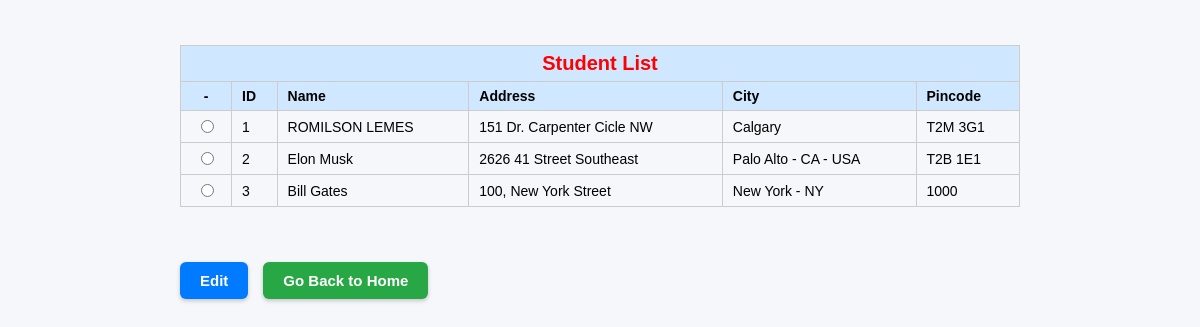
/list, run on an earlier commit of the app's database.
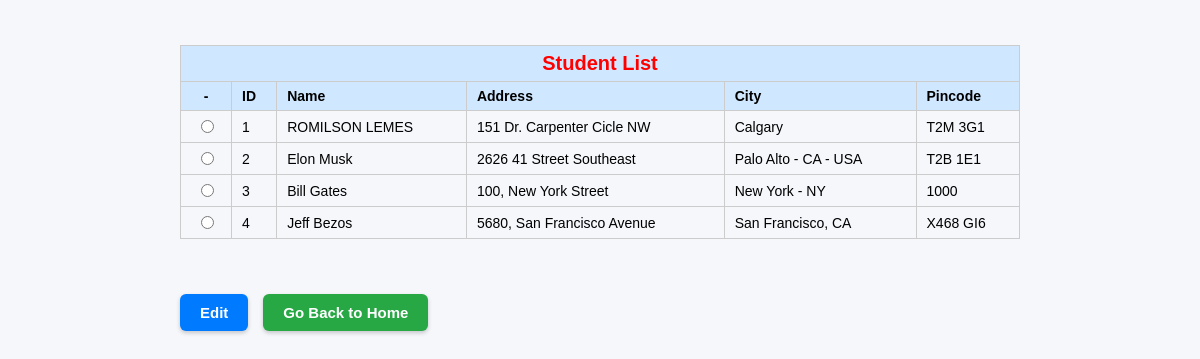
And on a later commit of the database.
### tables this page shows
CREATE TABLE students (
        id INTEGER PRIMARY KEY AUTOINCREMENT,
        name TEXT,
        address TEXT,
        city TEXT,
        pin TEXT);

### main.py (the view)
@app.route('/list')
def list_records():
    con = sql.connect("database/database.db")
    con.row_factory = sql.Row
    cur = con.cursor()
    cur.execute("SELECT * FROM students")
    rows = cur.fetchall()
    con.close()
    return render_template("list.html", rows=rows)

### templates/list.html (shortened to what this page needs)
<!DOCTYPE html>
<html>
<head>
    <link rel="stylesheet" href="{{ url_for('static', filename='styles.css') }}">
    <link rel="stylesheet" href="{{ url_for('static', filename='extraStyle.css') }}">
</head>
<body>
    <div class="button-container">
        <table class="student-table">
            <thead>
                <tr>
                    <th colspan="6" class="table-title">Student List</th>
                </tr>
                <tr>
                    <th class="select-col">-</th>
                    <th>ID</th>
                    <th>Name</th>
                    <th>Address</th>
                    <th>City</th>
                    <th>Pincode</th>
                </tr>
            </thead>
            {% for row in rows %}
            <tr>
                <td class="select-col">
                    <input type="radio" name="selected" value="{{ row['ID'] }}">
                </td>
                <td>{{ row['ID'] }}</td>
                <td>{{ row['name'] }}</td>
                <td>{{ row['address'] }}</td>
                <td>{{ row['city'] }}</td>
                <td>{{ row['pin'] }}</td>
            </tr>
            {% endfor %}
        </table>
    </div>
    <div class="button-container-left">
        <a class="btn edit" href="#" onclick="validateSelection('{{ url_for('edit_student') }}')">Edit</a>
        <a class="btn home" href="{{ url_for('home') }}">Go Back to Home</a>
    </div>
</body>
</html>

### static/styles.css (style rules this page uses)
table { border-collapse: collapse; width: 70%; margin: 20px auto; font-family: Arial, sans-serif; font-size: 14px; }
th { background-color: #cfe8ff; padding: 8px; text-align: center; font-weight: bold; }
td { padding: 6px; text-align: left; }
.table-title { caption-side: top; text-align: center; font-size: 20px; font-weight: bold; padding: 10px; margin-bottom: 10px; color: red; }
table, th, td { border: 1px solid #444; text-align: left; }
td.select-col, th.select-col { text-align: center; width: 30px; }
tr { transition: all 0.2s ease-in-out; }
a { display: block; margin-top: 20px; text-align: center; font-size: 16px; }
.button-container { display: flex; justify-content: center; gap: 20px; margin-top: 25px; }
.button-container-left { display: flex; justify-content: flex-start; gap: 15px; margin-top: 15px; margin-left: 15%; }
.btn { padding: 10px 20px; text-decoration: none; font-size: 15px; border-radius: 6px; font-weight: bold; display: inline-block; transition: 0.2s ease-in-out; box-shadow: 0 2px 4px rgba(0, 0, 0, 0.20); }
.btn.edit { background-color: #007bff; color: white; }
.btn.home { background-color: #28a745; color: white; }
.student-table { width: 70%; border-collapse: collapse; }
.student-table th, .student-table td { border: 1px solid #ccc; padding: 6px 10px; }
body { font-family: Arial, sans-serif; background-color: #f5f7fb; margin: 0; }

What changed in the data, as far as the page shows it:
added students: ID "4", name "Jeff Bezos", address "5680, San Francisco Avenue", city "San Francisco, CA", pin "X468 GI6"
